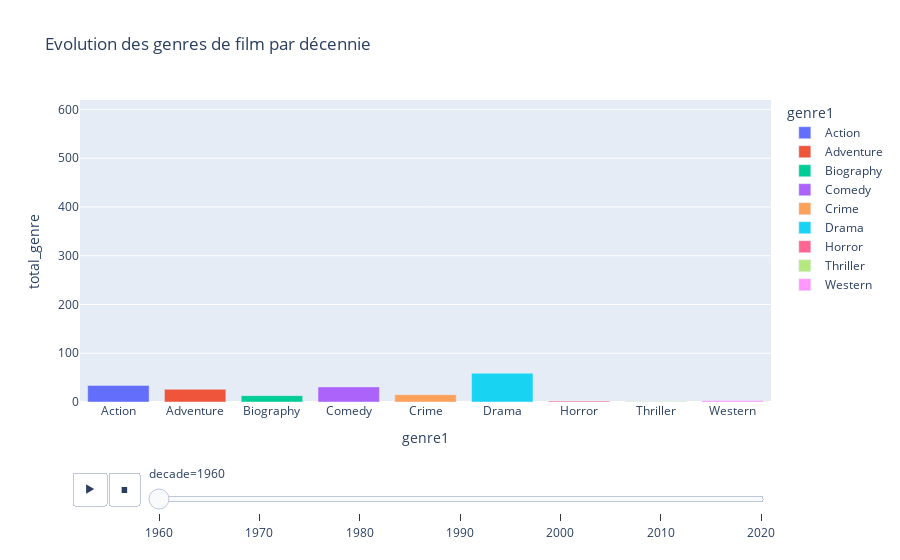

The code cell stored with this chart in its notebook:
### Code cell
# Evolution des genres de film par décennie

df_merged['startYear'] = df_merged['startYear'].astype(int)

# Filtrer les données pour les années en décennies jusqu'en 2023
df_filtered = df_merged[df_merged['startYear'] <= 2023]

# Ajouter une colonne pour les décennies
df_filtered['decade'] = (df_filtered['startYear'] // 10) * 10

# Calculer le total par genre pour chaque décennie
df_genre_count = df_filtered.groupby(['decade', 'genre1']).size().reset_index(name='total_genre')

# Créer un bar chart avec animation par décennie
fig = px.bar(df_genre_count, 
             x='genre1', 
             y='total_genre', 
             color='genre1', 
             animation_frame='decade', 
             title='Evolution des genres de film par décennie',
             category_orders={'decade': list(range(df_genre_count['decade'].min(), 2024, 10))})

# Ajuster les limites de l'axe Y
fig.update_layout(yaxis_range=[0, df_genre_count['total_genre'].max() * 1.1])

# Réduire la vitesse de l'animation
animation_settings = {
    "frame": {"duration": 2000, "redraw": True}, # Durée de chaque frame en millisecondes
    "fromcurrent": True, 
    "transition": {"duration": 500, "easing": "quadratic-in-out"}, # Durée de la transition entre frames
}

fig.show()

### Figure 1 — Plotly figure (JSON) as saved in the notebook; plotly's stock layout.template omitted (floating-point values rounded to 4 significant figures)
{"data": [{"alignmentgroup": "True", "hovertemplate": "genre1=%{x}<br>decade=1960<br>total_genre=%{y}<extra></extra>", "legendgroup": "Action", "marker": {"color": "#636efa", "pattern": {"shape": ""}}, "name": "Action", "offsetgroup": "Action", "orientation": "v", "showlegend": true, "textposition": "auto", "type": "bar", "x": ["Action"], "xaxis": "x", "y": [34], "yaxis": "y"}, {"alignmentgroup": "True", "hovertemplate": "genre1=%{x}<br>decade=1960<br>total_genre=%{y}<extra></extra>", "legendgroup": "Adventure", "marker": {"color": "#EF553B", "pattern": {"shape": ""}}, "name": "Adventure", "offsetgroup": "Adventure", "orientation": "v", "showlegend": true, "textposition": "auto", "type": "bar", "x": ["Adventure"], "xaxis": "x", "y": [26], "yaxis": "y"}, {"alignmentgroup": "True", "hovertemplate": "genre1=%{x}<br>decade=1960<br>total_genre=%{y}<extra></extra>", "legendgroup": "Biography", "marker": {"color": "#00cc96", "pattern": {"shape": ""}}, "name": "Biography", "offsetgroup": "Biography", "orientation": "v", "showlegend": true, "textposition": "auto", "type": "bar", "x": ["Biography"], "xaxis": "x", "y": [13], "yaxis": "y"}, {"alignmentgroup": "True", "hovertemplate": "genre1=%{x}<br>decade=1960<br>total_genre=%{y}<extra></extra>", "legendgroup": "Comedy", "marker": {"color": "#ab63fa", "pattern": {"shape": ""}}, "name": "Comedy", "offsetgroup": "Comedy", "orientation": "v", "showlegend": true, "textposition": "auto", "type": "bar", "x": ["Comedy"], "xaxis": "x", "y": [31], "yaxis": "y"}, {"alignmentgroup": "True", "hovertemplate": "genre1=%{x}<br>decade=1960<br>total_genre=%{y}<extra></extra>", "legendgroup": "Crime", "marker": {"color": "#FFA15A", "pattern": {"shape": ""}}, "name": "Crime", "offsetgroup": "Crime", "orientation": "v", "showlegend": true, "textposition": "auto", "type": "bar", "x": ["Crime"], "xaxis": "x", "y": [15], "yaxis": "y"}, {"alignmentgroup": "True", "hovertemplate": "genre1=%{x}<br>decade=1960<br>total_genre=%{y}<extra></extra>", "legendgroup": "Drama", "marker": {"color": "#19d3f3", "pattern": {"shape": ""}}, "name": "Drama", "offsetgroup": "Drama", "orientation": "v", "showlegend": true, "textposition": "auto", "type": "bar", "x": ["Drama"], "xaxis": "x", "y": [59], "yaxis": "y"}, {"alignmentgroup": "True", "hovertemplate": "genre1=%{x}<br>decade=1960<br>total_genre=%{y}<extra></extra>", "legendgroup": "Horror", "marker": {"color": "#FF6692", "pattern": {"shape": ""}}, "name": "Horror", "offsetgroup": "Horror", "orientation": "v", "showlegend": true, "textposition": "auto", "type": "bar", "x": ["Horror"], "xaxis": "x", "y": [2], "yaxis": "y"}, {"alignmentgroup": "True", "hovertemplate": "genre1=%{x}<br>decade=1960<br>total_genre=%{y}<extra></extra>", "legendgroup": "Thriller", "marker": {"color": "#B6E880", "pattern": {"shape": ""}}, "name": "Thriller", "offsetgroup": "Thriller", "orientation": "v", "showlegend": true, "textposition": "auto", "type": "bar", "x": ["Thriller"], "xaxis": "x", "y": [1], "yaxis": "y"}, {"alignmentgroup": "True", "hovertemplate": "genre1=%{x}<br>decade=1960<br>total_genre=%{y}<extra></extra>", "legendgroup": "Western", "marker": {"color": "#FF97FF", "pattern": {"shape": ""}}, "name": "Western", "offsetgroup": "Western", "orientation": "v", "showlegend": true, "textposition": "auto", "type": "bar", "x": ["Western"], "xaxis": "x", "y": [3], "yaxis": "y"}], "layout": {"barmode": "relative", "legend": {"title": {"text": "genre1"}, "tracegroupgap": 0}, "sliders": [{"active": 0, "currentvalue": {"prefix": "decade="}, "len": 0.9, "pad": {"b": 10, "t": 60}, "steps": [{"args": [["1960"], {"frame": {"duration": 0, "redraw": true}, "fromcurrent": true, "mode": "immediate", "transition": {"duration": 0, "easing": "linear"}}], "label": "1960", "method": "animate"}, {"args": [["1970"], {"frame": {"duration": 0, "redraw": true}, "fromcurrent": true, "mode": "immediate", "transition": {"duration": 0, "easing": "linear"}}], "label": "1970", "method": "animate"}, {"args": [["1980"], {"frame": {"duration": 0, "redraw": true}, "fromcurrent": true, "mode": "immediate", "transition": {"duration": 0, "easing": "linear"}}], "label": "1980", "method": "animate"}, {"args": [["1990"], {"frame": {"duration": 0, "redraw": true}, "fromcurrent": true, "mode": "immediate", "transition": {"duration": 0, "easing": "linear"}}], "label": "1990", "method": "animate"}, {"args": [["2000"], {"frame": {"duration": 0, "redraw": true}, "fromcurrent": true, "mode": "immediate", "transition": {"duration": 0, "easing": "linear"}}], "label": "2000", "method": "animate"}, {"args": [["2010"], {"frame": {"duration": 0, "redraw": true}, "fromcurrent": true, "mode": "immediate", "transition": {"duration": 0, "easing": "linear"}}], "label": "2010", "method": "animate"}, {"args": [["2020"], {"frame": {"duration": 0, "redraw": true}, "fromcurrent": true, "mode": "immediate", "transition": {"duration": 0, "easing": "linear"}}], "label": "2020", "method": "animate"}], "x": 0.1, "xanchor": "left", "y": 0, "yanchor": "top"}], "title": {"text": "Evolution des genres de film par décennie"}, "updatemenus": [{"buttons": [{"args": [null, {"frame": {"duration": 500, "redraw": true}, "fromcurrent": true, "mode": "immediate", "transition": {"duration": 500, "easing": "linear"}}], "label": "&#9654;", "method": "animate"}, {"args": [[null], {"frame": {"duration": 0, "redraw": true}, "fromcurrent": true, "mode": "immediate", "transition": {"duration": 0, "easing": "linear"}}], "label": "&#9724;", "method": "animate"}], "direction": "left", "pad": {"r": 10, "t": 70}, "showactive": false, "type": "buttons", "x": 0.1, "xanchor": "right", "y": 0, "yanchor": "top"}], "xaxis": {"anchor": "y", "categoryarray": ["Action", "Adventure", "Biography", "Comedy", "Crime", "Drama", "Horror", "Thriller", "Western", "Animation", "Family", "Fantasy", "Mystery", "Romance", "Documentary", "Sci-Fi", "Music", "History"], "categoryorder": "array", "domain": [0, 1], "title": {"text": "genre1"}}, "yaxis": {"anchor": "x", "domain": [0, 1], "range": [0, 619.3], "title": {"text": "total_genre"}}}}
